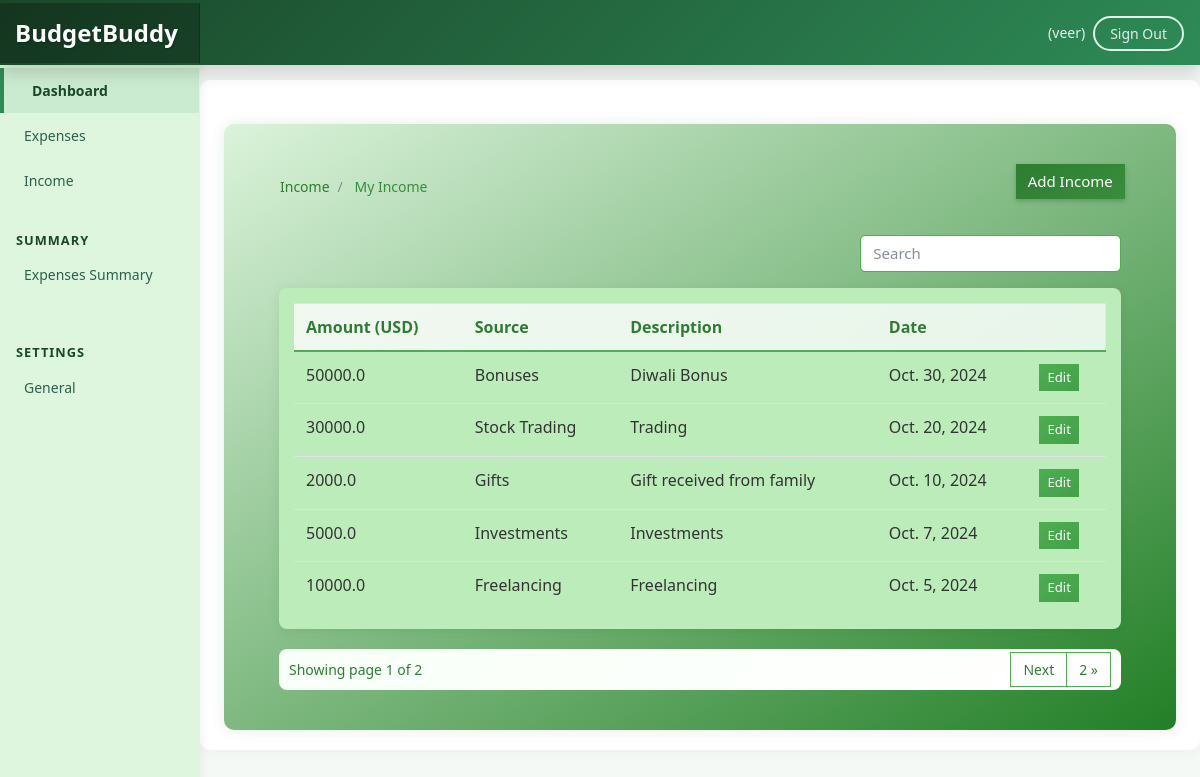
Screenshot of /income/ (signed in) with the database file from the repository.
### userincome/models.py (models this page shows, shortened)
class UserIncome(models.Model):
    amount = models.FloatField()  # DECIMAL
    date = models.DateField(default=now)
    description = models.TextField()
    owner = models.ForeignKey(to=User, on_delete=models.CASCADE)
    source = models.CharField(max_length=266)
    class Meta:
        ordering: ['-date']

### userincome/views.py (the view)
# urls.py: path('', views.index, name="expenses"),
@login_required(login_url='/authentication/login')
def index(request):
    categories = Source.objects.all()
    income = UserIncome.objects.filter(owner=request.user).order_by('-date')
    paginator = Paginator(income, 5)
    page_number = request.GET.get('page')
    page_obj = Paginator.get_page(paginator, page_number)
    try:
        currency = UserPreference.objects.get(user=request.user).currency
    except UserPreference.DoesNotExist:
        currency = 'USD'  # or any default currency you want
    context = {
        'income': income,
        'page_obj': page_obj,
        'currency': currency
    }
    return render(request, 'income/index.html', context)

### templates/income/index.html (shortened to what this page needs)
{% extends 'base.html' %}
{% load static %}
{% block content %}
<div class="container mt-4" style="background: linear-gradient(to bottom right, #dbf3db, #227f26); padding: 40px; border-radius: 10px; box-shadow: 0 0 15px rgba(0,100,0,0.1);">
  <div class="row">
    <div class="col-md-10">
      <nav aria-label="breadcrumb">
        <ol class="breadcrumb" style="background: transparent;">
          <li class="breadcrumb-item">
            <a href="" style="color: #2e7d32; text-decoration: none;">Income</a>
          </li>
          <li class="breadcrumb-item active" aria-current="page" style="color: #388e3c;">
            My Income
          </li>
        </ol>
      </nav>
    </div>
    <div class="col-md-2">
      <a href="{% url 'add-income'%}" class="btn btn-primary" style="background: linear-gradient(145deg, #2e7d32, #388e3c); border: none; box-shadow: 0 2px 5px rgba(0,0,0,0.2);">Add Income</a>
    </div>
  </div>
  <div class="container">
    {% if income.count %}
    <div class="row">
      <div class="col-md-8">
      </div>
      <div class="col-md-4">
        <div class="form-group">
          <input type="text" class="form-control" id="searchField" placeholder="Search" style="border: 1px solid #4caf50; margin-top: 10px; border-radius: 5px;">
        </div>
      </div>
    </div>
    <div class="app-table" style="background: #bcecba; border-radius: 8px; padding: 15px; box-shadow: 0 2px 10px rgba(0,100,0,0.1);">
      <table class="table table-stripped table-hover" style="margin-bottom: 0;">
        <thead>
          <tr style="background: linear-gradient(145deg, #f1f8f1, #e8f5e9);">
            <th style="color: #2e7d32; border-bottom: 2px solid #4caf50;">Amount ({{currency}})</th>
            <th style="color: #2e7d32; border-bottom: 2px solid #4caf50;">Source</th>
            <th style="color: #2e7d32; border-bottom: 2px solid #4caf50;">Description</th>
            <th style="color: #2e7d32; border-bottom: 2px solid #4caf50;">Date</th>
            <th style="color: #2e7d32; border-bottom: 2px solid #4caf50;"></th>
          </tr>
        </thead>
        <tbody>
          {% for income in page_obj%}
          <tr style="transition: all 0.3s ease;">
            <td style="color: #333;">{{income.amount}}</td>
            <td style="color: #333;">{{income.source}}</td>
            <td style="color: #333;">{{income.description}}</td>
            <td style="color: #333;">{{income.date}}</td>
            <td>
              <a href="{% url 'income-edit' income.id  %}" class="btn btn-secondary btn-sm" style="background: linear-gradient(145deg, #4caf50, #45a049); border: none; color: white;">Edit</a>
            </td>
          </tr>
          {% endfor %}
        </tbody>
      </table>
    </div>
    <div class="pagination-container" style="margin-top: 20px; padding: 10px; background: linear-gradient(145deg, #f8fff8, #ffffff); border-radius: 8px;">
      <div style="color: #2e7d32;">
        Showing page {{page_obj.number}} of {{ page_obj.paginator.num_pages }}
      </div>
      <ul class="pagination align-right float-right mr-auto" style="margin-top: -28px;">
        {% if page_obj.has_next %}
        <li class="page-item"><a class="page-link" href="?page={{ page_obj.next_page_number }}" style="color: #2e7d32; border-color: #4caf50;">Next</a></li>
        <li class="page-item"><a class="page-link" href="?page={{ page_obj.paginator.num_pages }}" style="color: #2e7d32; border-color: #4caf50;">{{ page_obj.paginator.num_pages}} &raquo;</a></li>
        {% endif %}
      </ul>
    </div>
    {% endif %}
  </div>
</div>
{% endblock content %}

### templates/base.html (shortened to what this page needs)
{% load static %}
<html lang="en">
  <head>
    <link href="{% static 'css/bootstrap.min.css'%}" rel="stylesheet" />
    <link href="{% static 'css/main.css'%}" rel="stylesheet" />
    <link href="{% static 'css/dashboard.css' %}" rel="stylesheet" />
  </head>
  <body style="background-color: #f5f9f5;">
    <nav class="navbar navbar-dark fixed-top bg-dark flex-md-nowrap p-0 shadow" style="background: linear-gradient(135deg, #1a472a 0%, #2e8b57 100%) !important;">
      <a class="navbar-brand col-sm-3 col-md-2 mr-0" href="#" style="font-size: 1.5rem; font-weight: bold; color: #ffffff; text-shadow: 1px 1px 2px rgba(0,0,0,0.2);">BudgetBuddy</a>
      <ul
        class="navbar-nav px-3"
        style="display: flex; flex-direction: row; align-items: center;"
      >
        <li class="nav-item text-nowrap">
          <span class="nav-link" style="color: #e0f2e9;">
            ({{request.user.username}})
          </span>
        </li>
        <li class="nav-item text-nowrap mt-3 ml-2">
          <form action="{% url 'logout' %}" method="POST">
            <input
              class="text text-capitalize"
              type="submit"
              value="Sign out"
              style="background: transparent; border: 2px solid #e0f2e9; color: #e0f2e9; padding: 5px 15px; border-radius: 20px; cursor: pointer; transition: all 0.3s ease;"
              onmouseover="this.style.backgroundColor='#e0f2e9'; this.style.color='#1a472a';"
              onmouseout="this.style.backgroundColor='transparent'; this.style.color='#e0f2e9';"
            />
          </form>
        </li>
      </ul>
    </nav>
    <div class="container-fluid" style="margin-top: 60px;">
      <div class="row">
        {% include 'partials/_sidebar.html' %}
        <main role="main" class="col-md-9 ml-sm-auto col-lg-10 px-4" style="background: #ffffff; border-radius: 10px; box-shadow: 0 0 15px rgba(0,0,0,0.05); padding: 20px; margin-top: 20px;">
          {% block content %} {% endblock %}
        </main>
      </div>
    </div>
  </body>
</html>

### static/css/dashboard.css (style rules this page uses)
body { font-size: 0.875rem; }
[role="main"] { padding-top: 133px; }
@media (min-width: 768px) { [role="main"] { padding-top: 48px; } }
.navbar-brand { padding-top: 0.75rem; padding-bottom: 0.75rem; font-size: 1rem; background-color: rgba(0, 0, 0, 0.25); box-shadow: inset -1px 0 0 rgba(0, 0, 0, 0.25); }

### rows the page displays
UserIncome: amount "50000.0", source "Bonuses", description "Diwali Bonus", date "Oct. 30, 2024"
UserIncome: amount "30000.0", source "Stock Trading", description "Trading", date "Oct. 20, 2024"
UserIncome: amount "2000.0", source "Gifts", description "Gift received from family", date "Oct. 10, 2024"
UserIncome: amount "5000.0", source "Investments", description "Investments", date "Oct. 7, 2024"
UserIncome: amount "10000.0", source "Freelancing", description "Freelancing", date "Oct. 5, 2024"

### other values shown
{{ request.user.username }} "veer"
{{ currency }} "USD"
{{ page_obj.number }} "1"
{{ page_obj.paginator.num_pages }} "2"
